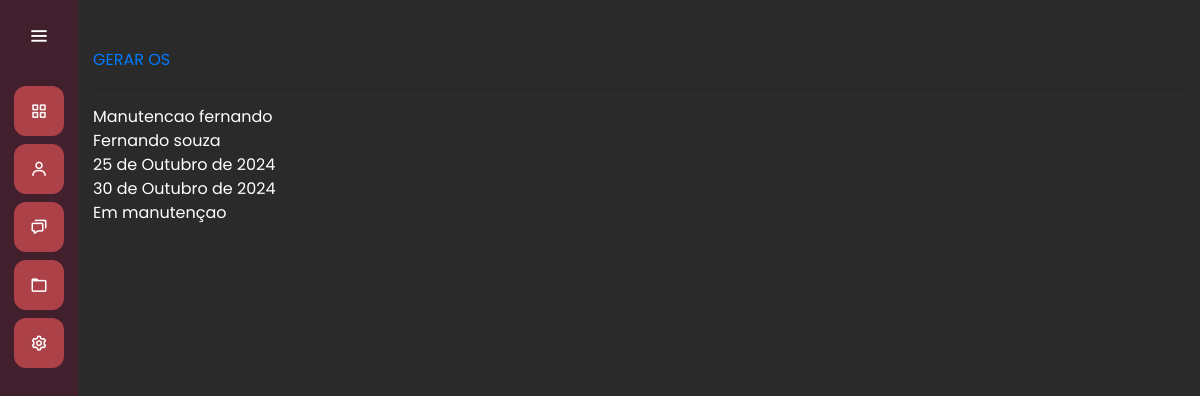
Page /servicos/servico/T53LJpiZUJyC6qZY8e8vzg/ on the committed database.
### servicos/models.py (models this page shows, shortened)
class Servico(models.Model):
    titulo = models.CharField(max_length=30)
    cliente = models.ForeignKey(Cliente, on_delete=models.SET_NULL, null=True)
    cateagoria_manutencao = models.ManyToManyField(CategoriaManutencao)
    data_inicio = models.DateField(null=True)
    data_entrega = models.DateField(null=True)
    finalizado = models.BooleanField(default=False)
    protocolo = models.CharField(max_length=52, null=True, blank=True)
    identificador = models.CharField(max_length=24, null=True, blank=True)

### clientes/models.py (models this page shows)
class Cliente(models.Model):
    nome = models.CharField(max_length=50)
    sobrenome = models.CharField(max_length=50)
    email = models.EmailField(max_length=50, default='a')
    cpf = models.CharField(max_length=12)
    def __str__(self) -> str:
        return self.nome

### servicos/views.py (the view)
# urls.py: path('servico/<str:identificador>/', views.servico,name="servico"),
def servico(request, identificador):
    servico = get_object_or_404(Servico, identificador=identificador)
    return render(request, 'servico.html', {'servico': servico})

### servicos/templates/servico.html
{% extends 'base.html' %}
{% load static %}
{% block 'head' %}
    <link rel="stylesheet" href="{% static 'clientes/css/clientes.css' %}">
    <link rel="stylesheet" href="{% static 'servicos/css/listar_servico.css' %}">
{% endblock %}
{% block 'dashboard' %}
    <br>
    <br>
    <div class="container">
        <a href="{% url 'gerar_os' servico.identificador %}">GERAR OS</a>
        <hr>
        {{ servico.titulo }}
        <br>
        {{ servico.cliente }}
        <br>
        {{ servico.data_inicio }}
        <br>
        {{ servico.data_entrega }}
        <br>
        {% if servico.finalizado %}
            <span class="">Finalizado</span>
        {% else %}
            <span class="">Em manutençao</span>
        {% endif %}
    </div>
{% endblock %}

### templates/static/general/css/base.css (style rules this page uses)
* { margin: 0; padding: 0; box-sizing: border-box; font-family: "Poppins" , sans-serif; }

### templates/static/general/css/general.css (style rules this page uses)
:root { --main-color: #ac4147; --dark-color: #411f2d; --light-color: #ffc27f; --contrast-color: #f88863; --differential-color: #ffe29a; }

### rows in the picture
Servico: titulo "Manutencao fernando", cliente "Fernando souza", data_inicio "25 de Outubro de 2024", data_entrega "30 de Outubro de 2024"
